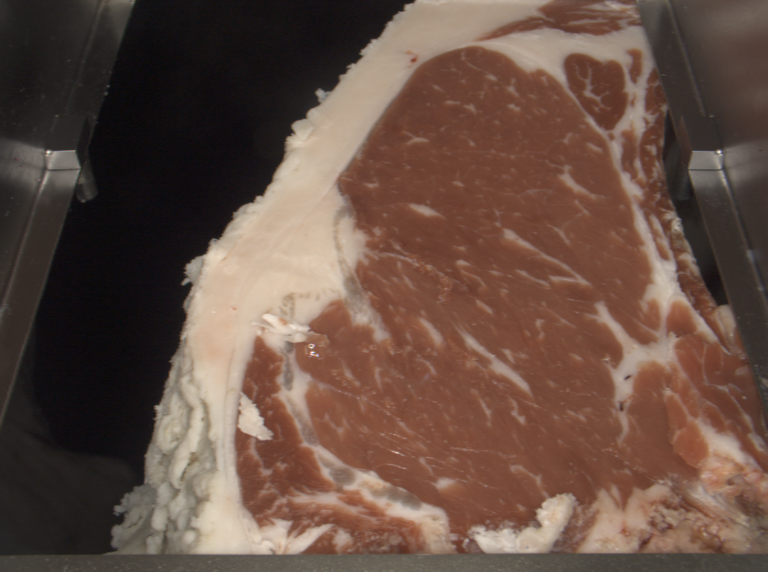
#> input picture secondary/Training Images/00000001-1.tif, 768 x 572 px, given in place of T, which was not available
$ python Main.py
#> lines starting #> are read from the running program, lines starting #| are printed output that depends on the picture; after the words box and inside, x2 and y2 are one past the last pixel; in counts of white or black regions, pixels touching at a corner belong together; pictures that were not available may be replaced by others from this repository, and a replacement may not be noted
import cv2
from pathlib import Path
import numpy as np
from skimage import measure

#Step 2: Load and Preprocess the Image
def load_and_preprocess_image(image_path):
    # Load the image
#> called with image_path = 'T'
    image = cv2.imread(image_path)
#> image is the input picture: shape (572, 768, 3); mean B, G, R 67.6, 78.4, 101.4
    if image is None:
        print(f"Failed to load image at {image_path}")
        return None
    # Convert the image to HSV color space
    hsv_image = cv2.cvtColor(image, cv2.COLOR_BGR2HSV)
#> hsv_image: shape (572, 768, 3); mean H, S, V 30.5, 81.6, 101.5
    return hsv_image

# Step 3: Define Color Thresholds
def define_color_thresholds():
    # Define color ranges for background, meat, and intermuscular fat
    # TODO: These values are example thresholds and may need adjustment based on the dataset
    background_lower = np.array([0, 0, 0])#black
    background_upper = np.array([180, 50, 50])#light red

    meat_lower = np.array([150, 100, 80])# light organge
    meat_upper = np.array([255, 0, 0])# true red

    fat_lower = np.array([11, 100, 100])
    fat_upper = np.array([180, 255, 255])

    return background_lower, background_upper, meat_lower, meat_upper, fat_lower, fat_upper

#Step 4: Classify Pixels
def classify_pixels(hsv_image, background_lower, background_upper, meat_lower, meat_upper, fat_lower, fat_upper):
    # Create masks for each category
    background_mask = cv2.inRange(hsv_image, background_lower, background_upper)
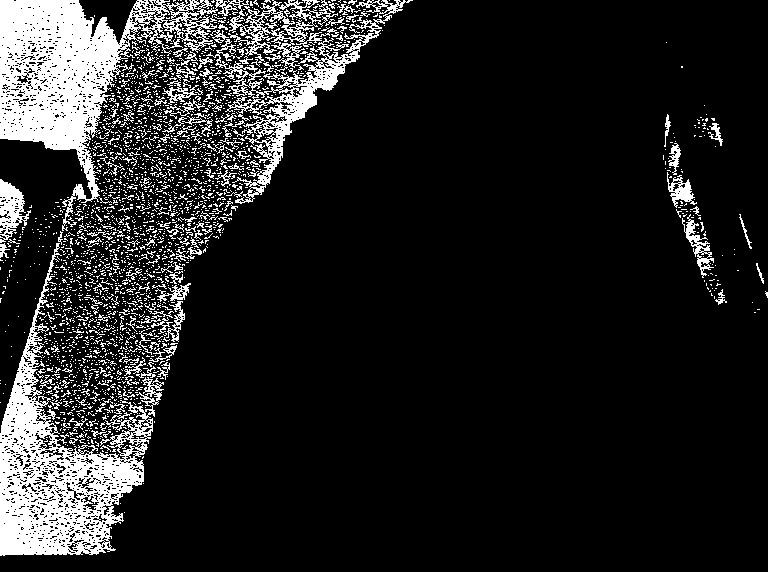
#> background_mask: shape (572, 768); 13.3% white; 2535 white regions (2365 under 20 px), largest, box (x1, y1, x2, y2) and area: (0, 0, 338, 231) 19310, (0, 243, 164, 556) 15441, (206, 0, 413, 204) 5721
    meat_mask = cv2.inRange(hsv_image, meat_lower, meat_upper)
#> meat_mask: shape (572, 768); every value is 0
    fat_mask = cv2.inRange(hsv_image, fat_lower, fat_upper)
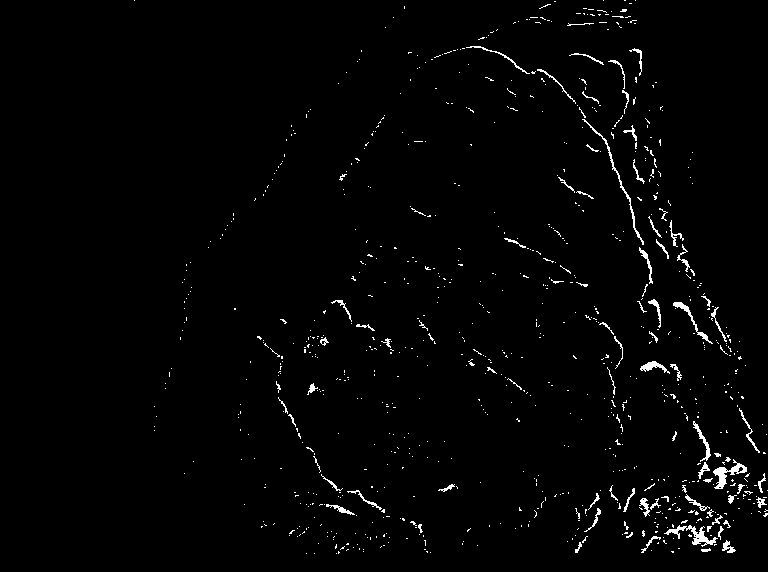
#> fat_mask: shape (572, 768); 1.7% white in thin lines or dots, all inside (x1, y1, x2, y2) = (134, 0, 768, 554)

    # Combine masks
    combined_mask = cv2.addWeighted(background_mask, 1, meat_mask, 1, 0)
    combined_mask = cv2.addWeighted(combined_mask, 1, fat_mask, 1, 0)
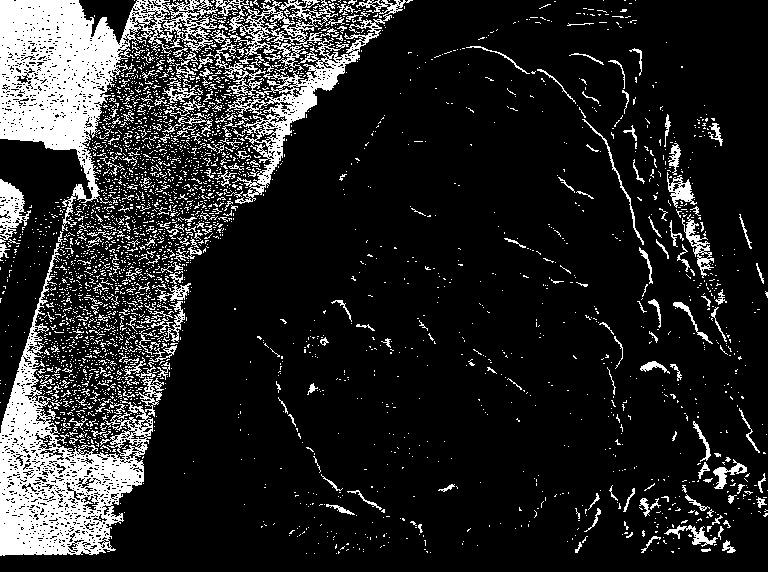
#> combined_mask: shape (572, 768); 15% white; 3394 white regions (3142 under 20 px), largest, box (x1, y1, x2, y2) and area: (0, 0, 338, 231) 19310, (0, 243, 164, 556) 15441, (206, 0, 413, 204) 5727

    return combined_mask

# Step 5: Segment and Identify the Largest Grouping of Red Meat Pixels
# This step involves segmenting the image to identify the largest grouping of red meat pixels.
# Uses the "measure.label" function from "scikit-image" library to label connected variables.
def segment_and_inspect_for_fat(combined_mask, fat_lower, fat_upper):
    # Label connected components
    labels = measure.label(combined_mask, connectivity=2, background=0)
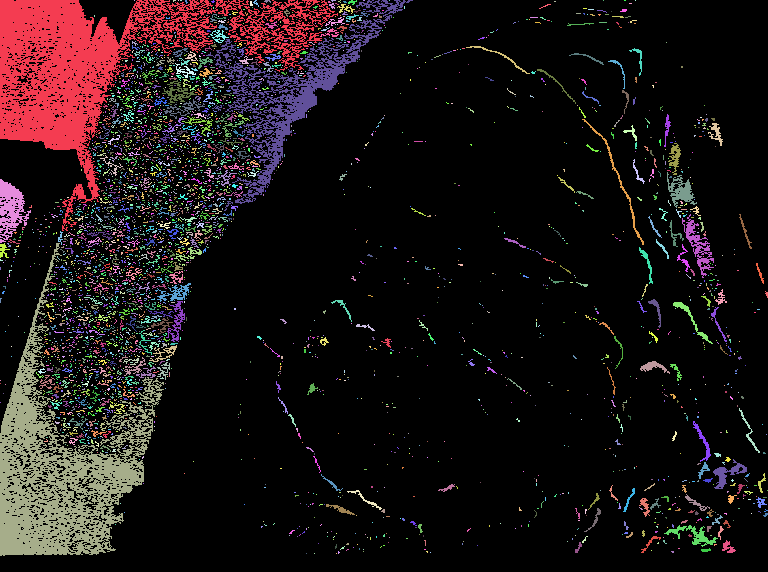
#> labels: shape (572, 768) int64; 3395 distinct labels, from 0 to 3394; one colour per label, 0 black

    # Find the largest label (grouping of red meat pixels)
    largest_label = np.argmax(np.bincount(labels.flat)[1:]) + 1
#> largest_label = 1

    # Create a mask for the largest grouping
    largest_grouping_mask = np.zeros_like(combined_mask)
    largest_grouping_mask[labels == largest_label] = 255

    # Apply the fat color threshold to the largest grouping mask to identify fat pixels
#> (the run stopped early here; a loop or call above may not have finished)
